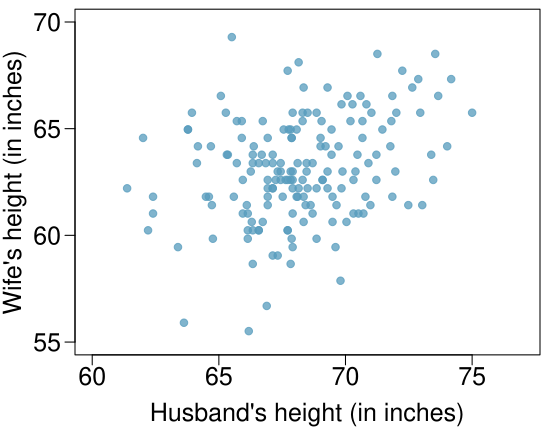

Recreate this plot in R.
# load packages -----------------------------------------------------
library(openintro)

# load data ---------------------------------------------------------

hw <- read.table("husbands_wives.txt", h = T, sep = "\t")

# converts heights to inches ----------------------------------------

hw$ht_husband_in <- hw$ht_husband / 25.4
hw$ht_wife_in <- hw$ht_wife / 25.4

# remove cases where wife's age is missing --------------------------

hw <- hw[!is.na(hw$age_wife),]

# model summary -----------------------------------------------------

m_h_w_height <- lm(hw$ht_wife_in ~ hw$ht_husband_in)

xtable(summary(m_h_w_height))

# plot wife vs. husband height --------------------------------------

pdf("husbands_wives_height_inf_2s.pdf", 5.5, 4.3)

par(mar = c(3.75, 3.75, 0.5, 0.5), las = 1, mgp = c(2.5, 0.7, 0), 
    cex.lab = 1.5, cex.axis = 1.5)

plot(hw$ht_wife_in ~ hw$ht_husband_in, 
     xlab = "Husband's height (in inches)", 
     ylab = "Wife's height (in inches)", 
     pch = 19, col = COL[1,2], 
     xlim = c(60, 77), ylim = c(55, 70), axes = FALSE)
axis(1, at = seq(60, 75, 5))
axis(2, at = seq(55, 70, 5))
box()

dev.off()
